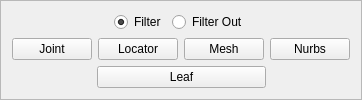
      <widget class="QFrame" name="lay_filter">
       <property name="frameShape">
        <enum>QFrame::StyledPanel</enum>
       </property>
       <property name="frameShadow">
        <enum>QFrame::Raised</enum>
       </property>
       <layout class="QVBoxLayout" name="verticalLayout_3">
        <item>
         <layout class="QHBoxLayout" name="lay_filter_type">
          <item>
           <spacer name="horizontalSpacer_6">
            <property name="orientation">
             <enum>Qt::Horizontal</enum>
            </property>
            <property name="sizeHint" stdset="0">
             <size>
              <width>40</width>
              <height>20</height>
             </size>
            </property>
           </spacer>
          </item>
          <item>
           <widget class="QRadioButton" name="chk_filter">
            <property name="text">
             <string>Filter</string>
            </property>
            <property name="checked">
             <bool>true</bool>
            </property>
           </widget>
          </item>
          <item>
           <widget class="QRadioButton" name="chk_filter_out">
            <property name="text">
             <string>Filter Out</string>
            </property>
           </widget>
          </item>
          <item>
           <spacer name="horizontalSpacer">
            <property name="orientation">
             <enum>Qt::Horizontal</enum>
            </property>
            <property name="sizeHint" stdset="0">
             <size>
              <width>40</width>
              <height>20</height>
             </size>
            </property>
           </spacer>
          </item>
         </layout>
        </item>
        <item>
         <layout class="QHBoxLayout" name="lay_filter_general">
          <item>
           <widget class="QPushButton" name="btn_filter_joint">
            <property name="text">
             <string>Joint</string>
            </property>
           </widget>
          </item>
          <item>
           <widget class="QPushButton" name="btn_filter_locator">
            <property name="text">
             <string>Locator</string>
            </property>
           </widget>
          </item>
          <item>
           <widget class="QPushButton" name="btn_filter_mesh">
            <property name="text">
             <string>Mesh</string>
            </property>
           </widget>
          </item>
          <item>
           <widget class="QPushButton" name="btn_filger_nurbs">
            <property name="text">
             <string>Nurbs</string>
            </property>
           </widget>
          </item>
         </layout>
        </item>
        <item>
         <layout class="QHBoxLayout" name="lay_filter_leaf" stretch="1,2,1">
          <item>
           <spacer name="horizontalSpacer_2">
            <property name="orientation">
             <enum>Qt::Horizontal</enum>
            </property>
            <property name="sizeHint" stdset="0">
             <size>
              <width>40</width>
              <height>20</height>
             </size>
            </property>
           </spacer>
          </item>
          <item>
           <widget class="QPushButton" name="btn_filter_leaf">
            <property name="text">
             <string>Leaf</string>
            </property>
           </widget>
          </item>
          <item>
           <spacer name="horizontalSpacer_3">
            <property name="orientation">
             <enum>Qt::Horizontal</enum>
            </property>
            <property name="sizeHint" stdset="0">
             <size>
              <width>40</width>
              <height>20</height>
             </size>
            </property>
           </spacer>
          </item>
         </layout>
        </item>
       </layout>
      </widget>
